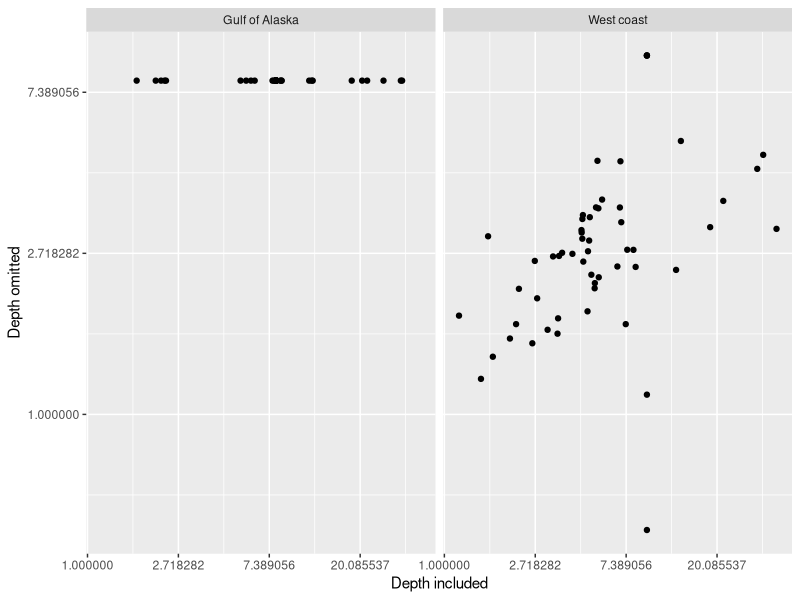

The R script that drew this image:
library(tidyverse)
library(ggplot2)

df = read.csv("output/wc_output.csv")
#saveRDS(df,file=paste0("output/",region,"_output.rds"))

wc_df = dplyr::filter(df, covariate=="temp") %>%
  dplyr::select(species,range,depth_effect) %>% 
  pivot_wider(names_from = depth_effect, values_from=range)
wc_df$region = "West coast"

df = read.csv("output/goa_output.csv")
goa_df = dplyr::filter(df, covariate=="temp") %>%
  dplyr::select(species,range,depth_effect) %>% 
  pivot_wider(names_from = depth_effect, values_from=range)
goa_df$region = "Gulf of Alaska"

df = rbind(wc_df, goa_df) %>% 
  dplyr::rename("Depth included"="TRUE",
    "Depth omitted"="FALSE",
    "Species"="species")

ggplot(df, aes(`Depth included`,`Depth omitted`)) + 
  geom_point() + scale_x_continuous(trans="log") + 
  scale_y_continuous(trans="log") + 
  facet_wrap(~region)


